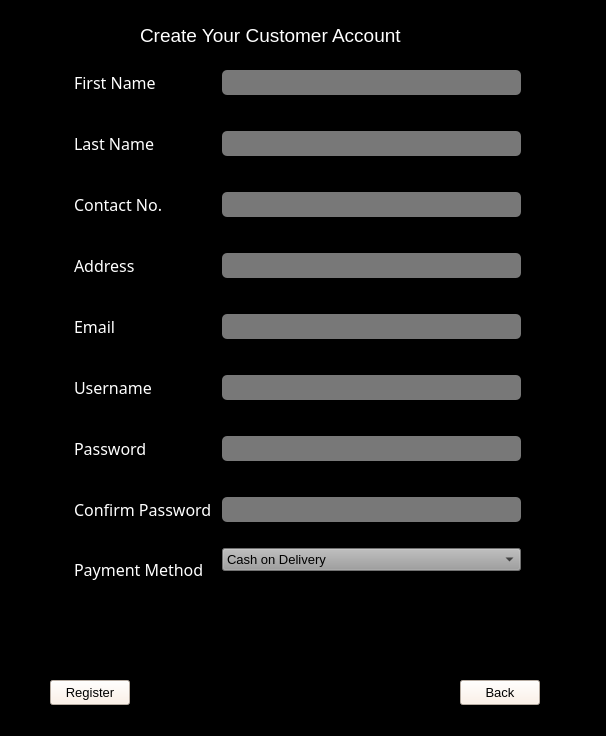
<?xml version="1.0" encoding="UTF-8"?>
<ui version="4.0">
 <class>Register</class>
 <widget class="QFrame" name="Register">
  <property name="geometry">
   <rect>
    <x>0</x>
    <y>0</y>
    <width>606</width>
    <height>736</height>
   </rect>
  </property>
  <property name="windowTitle">
   <string>Frame</string>
  </property>
  <property name="styleSheet">
   <string notr="true">background-color: rgb(0, 0, 0);
color: rgb(255, 255, 255);</string>
  </property>
  <widget class="QWidget" name="formLayoutWidget">
   <property name="geometry">
    <rect>
     <x>70</x>
     <y>60</y>
     <width>451</width>
     <height>556</height>
    </rect>
   </property>
   <layout class="QFormLayout" name="createaccForm">
    <item row="0" column="0">
     <widget class="QLabel" name="acc_firstNameLabel">
      <property name="font">
       <font>
        <family>MS Gothic</family>
        <pointsize>12</pointsize>
       </font>
      </property>
      <property name="styleSheet">
       <string notr="true">color: rgb(255, 255, 255);
margin-bottom:20px;
margin-top:10px;

</string>
      </property>
      <property name="text">
       <string>First Name</string>
      </property>
     </widget>
    </item>
    <item row="0" column="1">
     <widget class="QLineEdit" name="acc_firstNameField">
      <property name="font">
       <font>
        <family>Proxima Nova</family>
        <pointsize>12</pointsize>
       </font>
      </property>
      <property name="styleSheet">
       <string notr="true">QLineEdit {
color: rgb(255, 255, 255);
background-color: rgb(120, 120, 120);
border:none;
border-radius: 5px;
padding-left: 10px;
margin-bottom:20px;
margin-top:10px;
}
QLineEdit::hover{
background-color: rgb(161, 161, 161);
}
QLineEdit::focus{
background-color: #474747
}</string>
      </property>
      <property name="maxLength">
       <number>30</number>
      </property>
     </widget>
    </item>
    <item row="1" column="0">
     <widget class="QLabel" name="acc_lastNameLabel">
      <property name="font">
       <font>
        <family>MS PGothic</family>
        <pointsize>12</pointsize>
       </font>
      </property>
      <property name="styleSheet">
       <string notr="true">color: rgb(255, 255, 255);
margin-bottom:20px;
margin-top:10px;

</string>
      </property>
      <property name="text">
       <string>Last Name</string>
      </property>
     </widget>
    </item>
    <item row="1" column="1">
     <widget class="QLineEdit" name="acc_lastNameField">
      <property name="font">
       <font>
        <family>Proxima Nova</family>
        <pointsize>12</pointsize>
       </font>
      </property>
      <property name="styleSheet">
       <string notr="true">QLineEdit {
color: rgb(255, 255, 255);
background-color: rgb(120, 120, 120);
border:none;
border-radius: 5px;
padding-left: 10px;
margin-bottom:20px;
margin-top:10px;
}
QLineEdit::hover{
background-color: rgb(161, 161, 161);
}
QLineEdit::focus{
background-color: #474747
}</string>
      </property>
      <property name="maxLength">
       <number>30</number>
      </property>
     </widget>
    </item>
    <item row="2" column="0">
     <widget class="QLabel" name="acc_contactNoLabel">
      <property name="font">
       <font>
        <family>MS PGothic</family>
        <pointsize>12</pointsize>
       </font>
      </property>
      <property name="styleSheet">
       <string notr="true">color: rgb(255, 255, 255);
margin-bottom:20px;
margin-top:10px;

</string>
      </property>
      <property name="text">
       <string>Contact No.</string>
      </property>
     </widget>
    </item>
    <item row="2" column="1">
     <widget class="QLineEdit" name="acc_contactNoField">
      <property name="font">
       <font>
        <family>Proxima Nova</family>
        <pointsize>12</pointsize>
       </font>
      </property>
      <property name="styleSheet">
       <string notr="true">QLineEdit {
color: rgb(255, 255, 255);
background-color: rgb(120, 120, 120);
border:none;
border-radius: 5px;
padding-left: 10px;
margin-bottom:20px;
margin-top:10px;
}
QLineEdit::hover{
background-color: rgb(161, 161, 161);
}
QLineEdit::focus{
background-color: #474747
}</string>
      </property>
      <property name="maxLength">
       <number>15</number>
      </property>
     </widget>
    </item>
    <item row="3" column="0">
     <widget class="QLabel" name="acc_addressLabel">
      <property name="font">
       <font>
        <family>MS PGothic</family>
        <pointsize>12</pointsize>
       </font>
      </property>
      <property name="styleSheet">
       <string notr="true">color: rgb(255, 255, 255);
margin-bottom:20px;
margin-top:10px;

</string>
      </property>
      <property name="text">
       <string>Address</string>
      </property>
     </widget>
    </item>
    <item row="3" column="1">
     <widget class="QLineEdit" name="acc_addressField">
      <property name="font">
       <font>
        <family>Proxima Nova</family>
        <pointsize>12</pointsize>
       </font>
      </property>
      <property name="styleSheet">
       <string notr="true">QLineEdit {
color: rgb(255, 255, 255);
background-color: rgb(120, 120, 120);
border:none;
border-radius: 5px;
padding-left: 10px;
margin-bottom:20px;
margin-top:10px;
}
QLineEdit::hover{
background-color: rgb(161, 161, 161);
}
QLineEdit::focus{
background-color: #474747
}</string>
      </property>
      <property name="maxLength">
       <number>99</number>
      </property>
     </widget>
    </item>
    <item row="4" column="0">
     <widget class="QLabel" name="acc_emailLabel">
      <property name="font">
       <font>
        <family>MS PGothic</family>
        <pointsize>12</pointsize>
       </font>
      </property>
      <property name="styleSheet">
       <string notr="true">color: rgb(255, 255, 255);
margin-bottom:20px;
margin-top:10px;

</string>
      </property>
      <property name="text">
       <string>Email</string>
      </property>
     </widget>
    </item>
    <item row="4" column="1">
     <widget class="QLineEdit" name="acc_emailField">
      <property name="font">
       <font>
        <family>Proxima Nova</family>
        <pointsize>12</pointsize>
       </font>
      </property>
      <property name="styleSheet">
       <string notr="true">QLineEdit {
color: rgb(255, 255, 255);
background-color: rgb(120, 120, 120);
border:none;
border-radius: 5px;
padding-left: 10px;
margin-bottom:20px;
margin-top:10px;
}
QLineEdit::hover{
background-color: rgb(161, 161, 161);
}
QLineEdit::focus{
background-color: #474747
}</string>
      </property>
      <property name="maxLength">
       <number>50</number>
      </property>
     </widget>
    </item>
    <item row="5" column="0">
     <widget class="QLabel" name="acc_usernameLabel">
      <property name="font">
       <font>
        <family>MS PGothic</family>
        <pointsize>12</pointsize>
       </font>
      </property>
      <property name="styleSheet">
       <string notr="true">color: rgb(255, 255, 255);
margin-bottom:20px;
margin-top:10px;

</string>
      </property>
      <property name="text">
       <string>Username</string>
      </property>
     </widget>
    </item>
    <item row="5" column="1">
     <widget class="QLineEdit" name="acc_usernameField">
      <property name="font">
       <font>
        <family>Proxima Nova</family>
        <pointsize>12</pointsize>
       </font>
      </property>
      <property name="styleSheet">
       <string notr="true">QLineEdit {
color: rgb(255, 255, 255);
background-color: rgb(120, 120, 120);
border:none;
border-radius: 5px;
padding-left: 10px;
margin-bottom:20px;
margin-top:10px;
}
QLineEdit::hover{
background-color: rgb(161, 161, 161);
}
QLineEdit::focus{
background-color: #474747
}</string>
      </property>
      <property name="maxLength">
       <number>20</number>
      </property>
     </widget>
    </item>
    <item row="6" column="0">
     <widget class="QLabel" name="acc_passwordLabel">
      <property name="font">
       <font>
        <family>MS PGothic</family>
        <pointsize>12</pointsize>
       </font>
      </property>
      <property name="styleSheet">
       <string notr="true">color: rgb(255, 255, 255);
margin-bottom:20px;
margin-top:10px;

</string>
      </property>
      <property name="text">
       <string>Password</string>
      </property>
     </widget>
    </item>
    <item row="6" column="1">
     <widget class="QLineEdit" name="acc_passwordField">
      <property name="font">
       <font>
        <family>Proxima Nova</family>
        <pointsize>12</pointsize>
       </font>
      </property>
      <property name="styleSheet">
       <string notr="true">QLineEdit {
color: rgb(255, 255, 255);
background-color: rgb(120, 120, 120);
border:none;
border-radius: 5px;
padding-left: 10px;
margin-bottom:20px;
margin-top:10px;
}
QLineEdit::hover{
background-color: rgb(161, 161, 161);
}
QLineEdit::focus{
background-color: #474747
}</string>
      </property>
      <property name="maxLength">
       <number>30</number>
      </property>
      <property name="echoMode">
       <enum>QLineEdit::Password</enum>
      </property>
     </widget>
    </item>
    <item row="7" column="0">
     <widget class="QLabel" name="acc_confirmPasswordLabel">
      <property name="font">
       <font>
        <family>MS PGothic</family>
        <pointsize>12</pointsize>
       </font>
      </property>
      <property name="styleSheet">
       <string notr="true">color: rgb(255, 255, 255);
margin-bottom:20px;
margin-top:10px;

</string>
      </property>
      <property name="text">
       <string>Confirm Password</string>
      </property>
     </widget>
    </item>
    <item row="7" column="1">
     <widget class="QLineEdit" name="acc_confirmPasswordField">
      <property name="font">
       <font>
        <family>Proxima Nova</family>
        <pointsize>12</pointsize>
       </font>
      </property>
      <property name="styleSheet">
       <string notr="true">QLineEdit {
color: rgb(255, 255, 255);
background-color: rgb(120, 120, 120);
border:none;
border-radius: 5px;
padding-left: 10px;
margin-bottom:20px;
margin-top:10px;
}
QLineEdit::hover{
background-color: rgb(161, 161, 161);
}
QLineEdit::focus{
background-color: #474747
}</string>
      </property>
      <property name="maxLength">
       <number>30</number>
      </property>
      <property name="echoMode">
       <enum>QLineEdit::Password</enum>
      </property>
     </widget>
    </item>
    <item row="8" column="0">
     <widget class="QLabel" name="acc_confirmPasswordLabel_6">
      <property name="font">
       <font>
        <family>MS PGothic</family>
        <pointsize>12</pointsize>
       </font>
      </property>
      <property name="styleSheet">
       <string notr="true">color: rgb(255, 255, 255);
margin-bottom:20px;
margin-top:10px;

</string>
      </property>
      <property name="text">
       <string>Payment Method</string>
      </property>
     </widget>
    </item>
    <item row="8" column="1">
     <widget class="QComboBox" name="comboBox">
      <property name="font">
       <font>
        <pointsize>10</pointsize>
       </font>
      </property>
      <property name="styleSheet">
       <string notr="true">background-color: rgb(157, 157, 157);
color: rgb(0, 0, 0);</string>
      </property>
      <item>
       <property name="text">
        <string>Cash on Delivery</string>
       </property>
      </item>
      <item>
       <property name="text">
        <string>Master Card</string>
       </property>
      </item>
      <item>
       <property name="text">
        <string>Visa Card</string>
       </property>
      </item>
     </widget>
    </item>
   </layout>
  </widget>
  <widget class="QLabel" name="label">
   <property name="geometry">
    <rect>
     <x>140</x>
     <y>20</y>
     <width>321</width>
     <height>31</height>
    </rect>
   </property>
   <property name="font">
    <font>
     <pointsize>14</pointsize>
    </font>
   </property>
   <property name="styleSheet">
    <string notr="true">background-color: rgb(0, 0, 0);
color: rgb(255, 255, 255);</string>
   </property>
   <property name="text">
    <string>Create Your Customer Account</string>
   </property>
  </widget>
  <widget class="QPushButton" name="btn_Register">
   <property name="geometry">
    <rect>
     <x>50</x>
     <y>680</y>
     <width>80</width>
     <height>25</height>
    </rect>
   </property>
   <property name="font">
    <font>
     <pointsize>10</pointsize>
    </font>
   </property>
   <property name="styleSheet">
    <string notr="true">background-color: rgb(255, 239, 226);
color: rgb(0, 0, 0);
border-color: rgb(255, 255, 255);</string>
   </property>
   <property name="text">
    <string>Register</string>
   </property>
  </widget>
  <widget class="QPushButton" name="btn_back">
   <property name="geometry">
    <rect>
     <x>460</x>
     <y>680</y>
     <width>80</width>
     <height>25</height>
    </rect>
   </property>
   <property name="font">
    <font>
     <pointsize>10</pointsize>
    </font>
   </property>
   <property name="styleSheet">
    <string notr="true">background-color: rgb(255, 239, 226);
color: rgb(0, 0, 0);
border-color: rgb(255, 255, 255);</string>
   </property>
   <property name="text">
    <string>Back</string>
   </property>
  </widget>
  <widget class="QLabel" name="Warninglbl">
   <property name="geometry">
    <rect>
     <x>200</x>
     <y>700</y>
     <width>211</width>
     <height>20</height>
    </rect>
   </property>
   <property name="font">
    <font>
     <pointsize>10</pointsize>
    </font>
   </property>
   <property name="styleSheet">
    <string notr="true">color: rgb(255, 5, 38);
background-color: rgb(0, 0, 0);</string>
   </property>
   <property name="text">
    <string/>
   </property>
   <property name="alignment">
    <set>Qt::AlignCenter</set>
   </property>
  </widget>
 </widget>
 <resources/>
 <connections/>
</ui>
